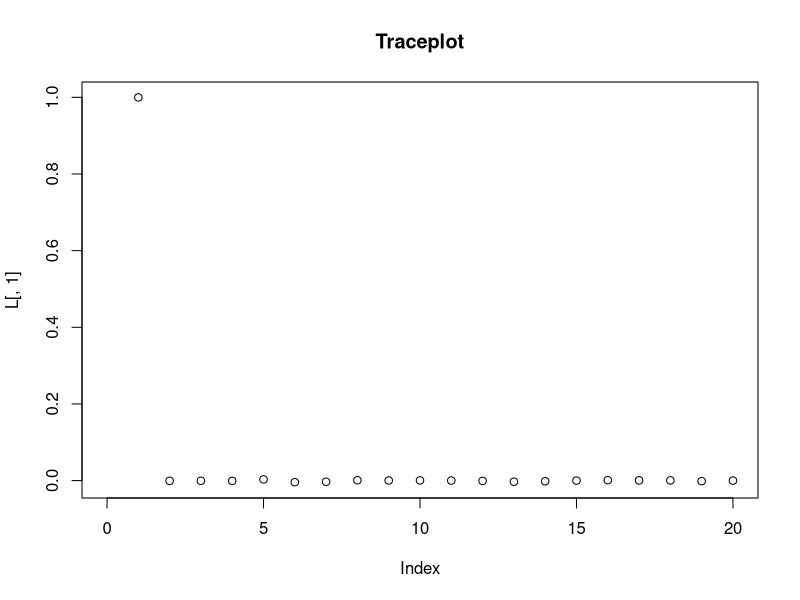
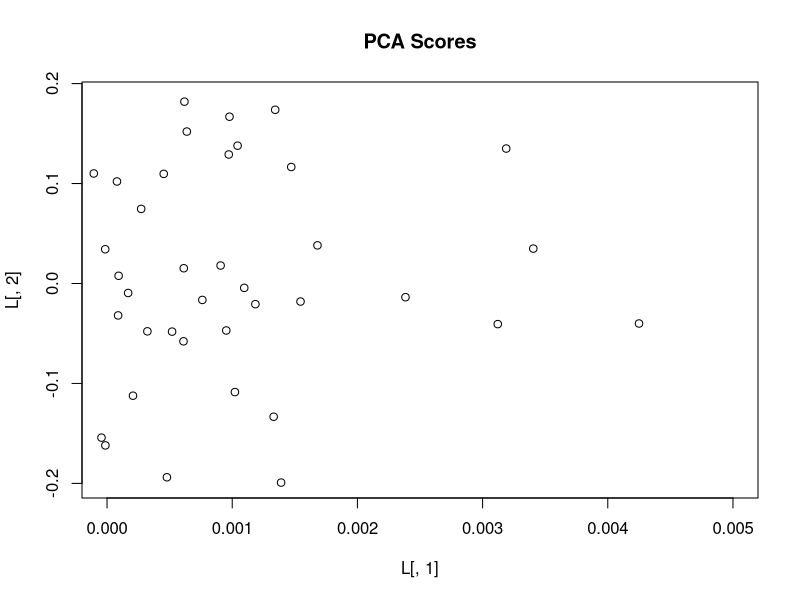

These figures' R source, in order:
### Ex 3

rm(list=ls(all.names = T))


library(ggplot2)
library(caret)

set.seed(12345)
data <- read.csv("communities.csv")

# 1) 

n <- nrow(data)
features <- data[, -101]

s_features <- scale(features)

S <- (t(s_features) %*% s_features)/n  # sample covariance matrix

Eig <- eigen(S) 

# eigen in descending order
s_indx <- order(Eig$values, decreasing = TRUE)
s_eig <- Eig$values[s_indx]

# cumulative explained variance
cum_var <- cumsum(s_eig) / sum(s_eig)

q_95 <- which(cum_var >= 0.95)[1]  # q for 95% var

first_two_components <- Eig$vectors[, 1:2]  # first two PC

# proportion of variation explained by each of the first two components
PC1_var <- s_eig[1] / sum(s_eig)
PC2_var <- s_eig[2] / sum(s_eig)

cat("Number of components needed for 95% variance:", q_95, "
Proportion of variation explained by the first component:", PC1_var, "
Proportion of variation explained by the second component:", PC2_var, "\n")

# 2)

PCA <- princomp(features)

L <- PCA$loadings
plot(L[,1], main="Traceplot", xlim=c(0,20))

highest5 <- order(L[,1], decreasing=TRUE)[1:5]

# We observe from the plot how the variable "state", the first feature of PC1, 
# explains most of the data. The other variables carry significantly less 
# explanation. The other 4 features that contribute the most are features 93 
# (PctBornSameState), 61 (PctSpeakEnglOnly), 5 (racePctWhite) and 76 
# (PersPerRentOccHous).

plot(L[,1], L[,2], main="PCA Scores", xlim=c(0,0.005))

# plot to be completed

# 3)

# train and test data
id <- sample(1:n, floor(n*0.5))
trn <- data[id,]
tst <- data[-id,]

# scale training and test data
scaler <- preProcess(trn)
trainS <- predict(scaler,trn)
testS <- predict(scaler,tst)

# linear regression model and test data predictions
linmod <- lm(trainS$ViolentCrimesPerPop ~ ., trainS)
test_pred <- predict(linmod, testS[,-101])

# training and test data MSE
train_MSE <- mean((trainS$ViolentCrimesPerPop - linmod$fitted.values)^2)
test_MSE <- mean((testS$ViolentCrimesPerPop - test_pred)^2)

cat("Train mean squared error:", train_MSE, "\nTest mean squared error:", test_MSE)

### answer

# 4)

train_noresponse <- trainS[,-101]
y_true_train <- trainS[,101]

test_noresponse <- testS[,-101]
y_true_test <- trainS[,101]

train_errors <- c()
test_errors <- c()
test_prints <- c(3)

# cost function
# data should NOT contain the response variable
# No intercept is included in the underlying model
cost_linreg <- function(theta){
  
  # Calculate train error
  y_pred_train <- as.matrix(train_noresponse) %*% theta
  train_cost <- mean((y_pred_train - y_true_train)^2)
  train_errors <<- c(train_errors, train_cost)
  
  # Calculate test error
  y_pred_test <- as.matrix(test_noresponse) %*% theta
  test_cost <- mean((y_pred_test - y_true_test)^2)
  test_errors <<- c(test_errors, test_cost)
  
  return(train_cost)
}

optim_object <- optim(rep(0, 100), method="BFGS", fn = cost_linreg, control = list(trace=T))

cat(test_prints, "\n")


















